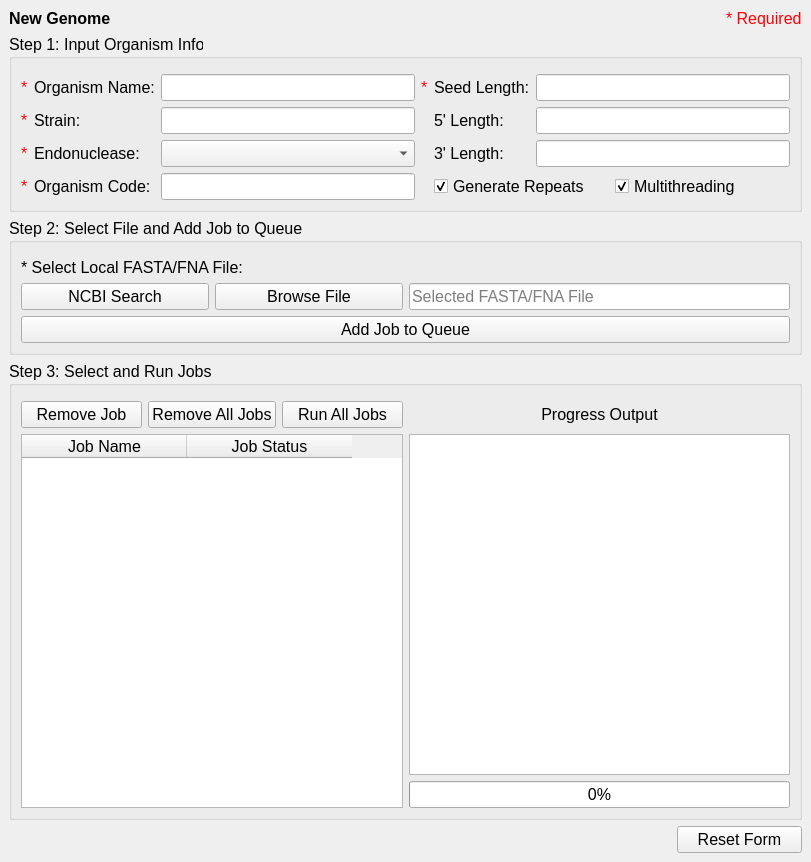
<?xml version="1.0" encoding="UTF-8"?>
<ui version="4.0">
 <class>MainWindow</class>
 <widget class="QMainWindow" name="MainWindow">
  <property name="geometry">
   <rect>
    <x>0</x>
    <y>0</y>
    <width>811</width>
    <height>862</height>
   </rect>
  </property>
  <property name="font">
   <font>
    <pointsize>12</pointsize>
   </font>
  </property>
  <property name="windowTitle">
   <string>MainWindow</string>
  </property>
  <widget class="QWidget" name="centralwidget">
   <layout class="QGridLayout" name="gridLayout_3">
    <item row="2" column="1" colspan="2">
     <widget class="QGroupBox" name="grpStep2">
      <property name="sizePolicy">
       <sizepolicy hsizetype="Expanding" vsizetype="Preferred">
        <horstretch>0</horstretch>
        <verstretch>0</verstretch>
       </sizepolicy>
      </property>
      <property name="minimumSize">
       <size>
        <width>0</width>
        <height>0</height>
       </size>
      </property>
      <property name="maximumSize">
       <size>
        <width>16777215</width>
        <height>16777215</height>
       </size>
      </property>
      <property name="styleSheet">
       <string notr="true"/>
      </property>
      <property name="title">
       <string>Step 2: Select File and Add Job to Queue</string>
      </property>
      <layout class="QGridLayout" name="gridLayout_4">
       <property name="topMargin">
        <number>15</number>
       </property>
       <item row="0" column="0">
        <layout class="QVBoxLayout" name="verticalLayout_5">
         <item>
          <widget class="QLabel" name="lblSelectLocalFile">
           <property name="sizePolicy">
            <sizepolicy hsizetype="Expanding" vsizetype="Fixed">
             <horstretch>0</horstretch>
             <verstretch>0</verstretch>
            </sizepolicy>
           </property>
           <property name="text">
            <string>&lt;html&gt;&lt;head/&gt;&lt;body&gt;&lt;p&gt;&lt;span style=&quot; color:#fc0107;&quot;&gt;* &lt;/span&gt;Select Local FASTA/FNA File:&lt;/p&gt;&lt;/body&gt;&lt;/html&gt;</string>
           </property>
          </widget>
         </item>
         <item>
          <layout class="QHBoxLayout" name="horizontalLayout">
           <item>
            <layout class="QHBoxLayout" name="horizontalLayout_10">
             <property name="sizeConstraint">
              <enum>QLayout::SetMinimumSize</enum>
             </property>
             <item>
              <widget class="QPushButton" name="pbtnNCBISearch">
               <property name="sizePolicy">
                <sizepolicy hsizetype="Expanding" vsizetype="Fixed">
                 <horstretch>0</horstretch>
                 <verstretch>0</verstretch>
                </sizepolicy>
               </property>
               <property name="minimumSize">
                <size>
                 <width>0</width>
                 <height>0</height>
                </size>
               </property>
               <property name="text">
                <string>NCBI Search</string>
               </property>
              </widget>
             </item>
             <item>
              <widget class="QPushButton" name="pbtnBrowseFile">
               <property name="sizePolicy">
                <sizepolicy hsizetype="Expanding" vsizetype="Fixed">
                 <horstretch>0</horstretch>
                 <verstretch>0</verstretch>
                </sizepolicy>
               </property>
               <property name="minimumSize">
                <size>
                 <width>0</width>
                 <height>0</height>
                </size>
               </property>
               <property name="text">
                <string>Browse File</string>
               </property>
              </widget>
             </item>
            </layout>
           </item>
           <item>
            <widget class="QLineEdit" name="ledSelectedFile">
             <property name="sizePolicy">
              <sizepolicy hsizetype="Expanding" vsizetype="Fixed">
               <horstretch>0</horstretch>
               <verstretch>0</verstretch>
              </sizepolicy>
             </property>
             <property name="inputMask">
              <string/>
             </property>
             <property name="text">
              <string/>
             </property>
             <property name="readOnly">
              <bool>true</bool>
             </property>
             <property name="placeholderText">
              <string>Selected FASTA/FNA File</string>
             </property>
            </widget>
           </item>
           <item>
            <layout class="QHBoxLayout" name="horizontalLayout_9">
             <property name="sizeConstraint">
              <enum>QLayout::SetMinimumSize</enum>
             </property>
            </layout>
           </item>
          </layout>
         </item>
         <item>
          <layout class="QHBoxLayout" name="horizontalLayout_11">
           <item>
            <widget class="QPushButton" name="pbtnAddJob">
             <property name="sizePolicy">
              <sizepolicy hsizetype="Minimum" vsizetype="Fixed">
               <horstretch>0</horstretch>
               <verstretch>0</verstretch>
              </sizepolicy>
             </property>
             <property name="minimumSize">
              <size>
               <width>0</width>
               <height>0</height>
              </size>
             </property>
             <property name="text">
              <string>Add Job to Queue</string>
             </property>
            </widget>
           </item>
          </layout>
         </item>
        </layout>
       </item>
      </layout>
     </widget>
    </item>
    <item row="1" column="1" colspan="2">
     <widget class="QGroupBox" name="grpStep1">
      <property name="sizePolicy">
       <sizepolicy hsizetype="Expanding" vsizetype="Preferred">
        <horstretch>0</horstretch>
        <verstretch>0</verstretch>
       </sizepolicy>
      </property>
      <property name="minimumSize">
       <size>
        <width>0</width>
        <height>0</height>
       </size>
      </property>
      <property name="maximumSize">
       <size>
        <width>16777215</width>
        <height>16777215</height>
       </size>
      </property>
      <property name="font">
       <font>
        <family>Arial</family>
        <pointsize>12</pointsize>
        <weight>50</weight>
        <italic>false</italic>
        <bold>false</bold>
       </font>
      </property>
      <property name="styleSheet">
       <string notr="true"/>
      </property>
      <property name="title">
       <string>Step 1: Input Organism Info</string>
      </property>
      <layout class="QGridLayout" name="gridLayout_2">
       <property name="topMargin">
        <number>15</number>
       </property>
       <item row="3" column="4" colspan="2">
        <layout class="QHBoxLayout" name="chkBoxLayout">
         <item>
          <widget class="QCheckBox" name="chckGenerateRepeats">
           <property name="sizePolicy">
            <sizepolicy hsizetype="Preferred" vsizetype="Fixed">
             <horstretch>0</horstretch>
             <verstretch>0</verstretch>
            </sizepolicy>
           </property>
           <property name="text">
            <string>Generate Repeats</string>
           </property>
           <property name="checked">
            <bool>true</bool>
           </property>
          </widget>
         </item>
         <item>
          <widget class="QCheckBox" name="chckMultithreading">
           <property name="sizePolicy">
            <sizepolicy hsizetype="Preferred" vsizetype="Fixed">
             <horstretch>0</horstretch>
             <verstretch>0</verstretch>
            </sizepolicy>
           </property>
           <property name="text">
            <string>Multithreading</string>
           </property>
           <property name="checked">
            <bool>true</bool>
           </property>
          </widget>
         </item>
        </layout>
       </item>
       <item row="1" column="0">
        <widget class="QLabel" name="lblRequiredStrain">
         <property name="text">
          <string>&lt;html&gt;&lt;head/&gt;&lt;body&gt;&lt;p&gt;&lt;span style=&quot; color:#fc0107;&quot;&gt;*&lt;/span&gt;&lt;/p&gt;&lt;/body&gt;&lt;/html&gt;</string>
         </property>
        </widget>
       </item>
       <item row="1" column="1">
        <widget class="QLabel" name="lblStrain">
         <property name="sizePolicy">
          <sizepolicy hsizetype="Maximum" vsizetype="Preferred">
           <horstretch>0</horstretch>
           <verstretch>0</verstretch>
          </sizepolicy>
         </property>
         <property name="toolTip">
          <string/>
         </property>
         <property name="text">
          <string>Strain:</string>
         </property>
        </widget>
       </item>
       <item row="2" column="2">
        <widget class="QComboBox" name="cmbEndonuclease">
         <property name="sizePolicy">
          <sizepolicy hsizetype="Expanding" vsizetype="Fixed">
           <horstretch>0</horstretch>
           <verstretch>0</verstretch>
          </sizepolicy>
         </property>
         <property name="maximumSize">
          <size>
           <width>16777215</width>
           <height>16777215</height>
          </size>
         </property>
        </widget>
       </item>
       <item row="3" column="1">
        <widget class="QLabel" name="lblOrganismCode">
         <property name="sizePolicy">
          <sizepolicy hsizetype="Minimum" vsizetype="Preferred">
           <horstretch>0</horstretch>
           <verstretch>0</verstretch>
          </sizepolicy>
         </property>
         <property name="toolTip">
          <string>The organism code is the manner in which CASPER will label its data files
and references for the organism you are importing here.</string>
         </property>
         <property name="text">
          <string>Organism Code:</string>
         </property>
        </widget>
       </item>
       <item row="0" column="1">
        <widget class="QLabel" name="lblOrganismName">
         <property name="sizePolicy">
          <sizepolicy hsizetype="Minimum" vsizetype="Preferred">
           <horstretch>0</horstretch>
           <verstretch>0</verstretch>
          </sizepolicy>
         </property>
         <property name="text">
          <string>Organism Name:</string>
         </property>
        </widget>
       </item>
       <item row="2" column="4">
        <widget class="QLabel" name="lblThreeLength">
         <property name="sizePolicy">
          <sizepolicy hsizetype="Preferred" vsizetype="Preferred">
           <horstretch>0</horstretch>
           <verstretch>0</verstretch>
          </sizepolicy>
         </property>
         <property name="toolTip">
          <string>&lt;html&gt;&lt;head/&gt;&lt;body&gt;&lt;p&gt;Length in nucleotides of gRNA sequence downstream (3')&lt;/p&gt;&lt;p&gt;of the seed.&lt;/p&gt;&lt;/body&gt;&lt;/html&gt;</string>
         </property>
         <property name="text">
          <string>3' Length:</string>
         </property>
        </widget>
       </item>
       <item row="0" column="2">
        <widget class="QLineEdit" name="ledOrganismName">
         <property name="maximumSize">
          <size>
           <width>16777215</width>
           <height>16777215</height>
          </size>
         </property>
        </widget>
       </item>
       <item row="2" column="1">
        <widget class="QLabel" name="lblEndonuclease">
         <property name="sizePolicy">
          <sizepolicy hsizetype="Maximum" vsizetype="Preferred">
           <horstretch>0</horstretch>
           <verstretch>0</verstretch>
          </sizepolicy>
         </property>
         <property name="toolTip">
          <string>The Cas endonuclease selected determines the gRNA
search parameters</string>
         </property>
         <property name="text">
          <string>Endonuclease:</string>
         </property>
        </widget>
       </item>
       <item row="3" column="2">
        <widget class="QLineEdit" name="ledOrganismCode">
         <property name="maximumSize">
          <size>
           <width>16777215</width>
           <height>16777215</height>
          </size>
         </property>
        </widget>
       </item>
       <item row="1" column="4">
        <widget class="QLabel" name="lblFiveLength">
         <property name="sizePolicy">
          <sizepolicy hsizetype="Maximum" vsizetype="Preferred">
           <horstretch>0</horstretch>
           <verstretch>0</verstretch>
          </sizepolicy>
         </property>
         <property name="toolTip">
          <string>&lt;html&gt;&lt;head/&gt;&lt;body&gt;&lt;p&gt;Length in nucleotides of gRNA sequence upstream (5')&lt;/p&gt;&lt;p&gt;of the seed.&lt;/p&gt;&lt;/body&gt;&lt;/html&gt;</string>
         </property>
         <property name="text">
          <string>5' Length:</string>
         </property>
        </widget>
       </item>
       <item row="0" column="5">
        <widget class="QLineEdit" name="ledSeedLength">
         <property name="maximumSize">
          <size>
           <width>16777215</width>
           <height>16777215</height>
          </size>
         </property>
         <property name="readOnly">
          <bool>true</bool>
         </property>
        </widget>
       </item>
       <item row="1" column="5">
        <widget class="QLineEdit" name="ledFiveLength">
         <property name="maximumSize">
          <size>
           <width>16777215</width>
           <height>16777215</height>
          </size>
         </property>
         <property name="readOnly">
          <bool>true</bool>
         </property>
        </widget>
       </item>
       <item row="2" column="0">
        <widget class="QLabel" name="lblRequiredEndonuclease">
         <property name="text">
          <string>&lt;html&gt;&lt;head/&gt;&lt;body&gt;&lt;p&gt;&lt;span style=&quot; color:#fc0107;&quot;&gt;*&lt;/span&gt;&lt;/p&gt;&lt;/body&gt;&lt;/html&gt;</string>
         </property>
        </widget>
       </item>
       <item row="0" column="3">
        <widget class="QLabel" name="lblRequiredSeedLength">
         <property name="text">
          <string>&lt;html&gt;&lt;head/&gt;&lt;body&gt;&lt;p&gt;&lt;span style=&quot; color:#fc0107;&quot;&gt;*&lt;/span&gt;&lt;/p&gt;&lt;/body&gt;&lt;/html&gt;</string>
         </property>
        </widget>
       </item>
       <item row="2" column="5">
        <widget class="QLineEdit" name="ledThreeLength">
         <property name="maximumSize">
          <size>
           <width>16777215</width>
           <height>16777215</height>
          </size>
         </property>
         <property name="readOnly">
          <bool>true</bool>
         </property>
        </widget>
       </item>
       <item row="3" column="0">
        <widget class="QLabel" name="lblRequiredOrganismCode">
         <property name="text">
          <string>&lt;html&gt;&lt;head/&gt;&lt;body&gt;&lt;p&gt;&lt;span style=&quot; color:#fc0107;&quot;&gt;*&lt;/span&gt;&lt;/p&gt;&lt;/body&gt;&lt;/html&gt;</string>
         </property>
        </widget>
       </item>
       <item row="1" column="2">
        <widget class="QLineEdit" name="ledStrain">
         <property name="maximumSize">
          <size>
           <width>16777215</width>
           <height>16777215</height>
          </size>
         </property>
        </widget>
       </item>
       <item row="0" column="4">
        <widget class="QLabel" name="lblSeedLength">
         <property name="sizePolicy">
          <sizepolicy hsizetype="Preferred" vsizetype="Preferred">
           <horstretch>0</horstretch>
           <verstretch>0</verstretch>
          </sizepolicy>
         </property>
         <property name="toolTip">
          <string>&lt;html&gt;&lt;head/&gt;&lt;body&gt;&lt;p&gt;The length in nucleotides of the region of gRNA most crucial&lt;/p&gt;&lt;p&gt;for gRNA binding. CASPER uses this value to find repeated&lt;/p&gt;&lt;p&gt;gRNA sequences.&lt;/p&gt;&lt;/body&gt;&lt;/html&gt;</string>
         </property>
         <property name="text">
          <string>Seed Length:</string>
         </property>
        </widget>
       </item>
       <item row="0" column="0">
        <widget class="QLabel" name="lblRequiredOrganismName">
         <property name="text">
          <string>&lt;html&gt;&lt;head/&gt;&lt;body&gt;&lt;p&gt;&lt;span style=&quot; color:#fc0107;&quot;&gt;*&lt;/span&gt;&lt;/p&gt;&lt;/body&gt;&lt;/html&gt;</string>
         </property>
        </widget>
       </item>
      </layout>
     </widget>
    </item>
    <item row="4" column="1" colspan="2">
     <layout class="QHBoxLayout" name="horizontalLayout_5">
      <item alignment="Qt::AlignRight">
       <widget class="QPushButton" name="pbtnResetForm">
        <property name="sizePolicy">
         <sizepolicy hsizetype="Minimum" vsizetype="Fixed">
          <horstretch>0</horstretch>
          <verstretch>0</verstretch>
         </sizepolicy>
        </property>
        <property name="minimumSize">
         <size>
          <width>125</width>
          <height>0</height>
         </size>
        </property>
        <property name="maximumSize">
         <size>
          <width>16777215</width>
          <height>16777215</height>
         </size>
        </property>
        <property name="text">
         <string>Reset Form</string>
        </property>
       </widget>
      </item>
     </layout>
    </item>
    <item row="0" column="1">
     <widget class="QLabel" name="lblWindowHeading">
      <property name="minimumSize">
       <size>
        <width>0</width>
        <height>0</height>
       </size>
      </property>
      <property name="maximumSize">
       <size>
        <width>16777215</width>
        <height>50</height>
       </size>
      </property>
      <property name="font">
       <font>
        <family>Arial</family>
        <pointsize>12</pointsize>
        <weight>75</weight>
        <italic>false</italic>
        <bold>true</bold>
       </font>
      </property>
      <property name="styleSheet">
       <string notr="true"/>
      </property>
      <property name="text">
       <string>New Genome</string>
      </property>
      <property name="scaledContents">
       <bool>false</bool>
      </property>
     </widget>
    </item>
    <item row="3" column="1" colspan="2">
     <widget class="QGroupBox" name="Step3">
      <property name="sizePolicy">
       <sizepolicy hsizetype="Expanding" vsizetype="Preferred">
        <horstretch>0</horstretch>
        <verstretch>0</verstretch>
       </sizepolicy>
      </property>
      <property name="minimumSize">
       <size>
        <width>0</width>
        <height>0</height>
       </size>
      </property>
      <property name="maximumSize">
       <size>
        <width>16777215</width>
        <height>16777215</height>
       </size>
      </property>
      <property name="font">
       <font>
        <family>Arial</family>
        <pointsize>12</pointsize>
        <weight>50</weight>
        <italic>false</italic>
        <bold>false</bold>
       </font>
      </property>
      <property name="styleSheet">
       <string notr="true"/>
      </property>
      <property name="title">
       <string>Step 3: Select and Run Jobs</string>
      </property>
      <layout class="QGridLayout" name="gridLayout_8">
       <property name="topMargin">
        <number>15</number>
       </property>
       <item row="0" column="0">
        <layout class="QHBoxLayout" name="horizontalLayout_6">
         <item>
          <layout class="QHBoxLayout" name="horizontalLayout_8">
           <item>
            <widget class="QPushButton" name="pbtnRemoveJob">
             <property name="sizePolicy">
              <sizepolicy hsizetype="Expanding" vsizetype="Fixed">
               <horstretch>0</horstretch>
               <verstretch>0</verstretch>
              </sizepolicy>
             </property>
             <property name="minimumSize">
              <size>
               <width>0</width>
               <height>0</height>
              </size>
             </property>
             <property name="text">
              <string>Remove Job</string>
             </property>
            </widget>
           </item>
           <item>
            <widget class="QPushButton" name="pbtnRemoveAllJobs">
             <property name="sizePolicy">
              <sizepolicy hsizetype="Expanding" vsizetype="Fixed">
               <horstretch>0</horstretch>
               <verstretch>0</verstretch>
              </sizepolicy>
             </property>
             <property name="minimumSize">
              <size>
               <width>0</width>
               <height>0</height>
              </size>
             </property>
             <property name="text">
              <string>Remove All Jobs</string>
             </property>
            </widget>
           </item>
           <item>
            <widget class="QPushButton" name="pbtnRunAllJobs">
             <property name="sizePolicy">
              <sizepolicy hsizetype="Expanding" vsizetype="Fixed">
               <horstretch>0</horstretch>
               <verstretch>0</verstretch>
              </sizepolicy>
             </property>
             <property name="minimumSize">
              <size>
               <width>0</width>
               <height>0</height>
              </size>
             </property>
             <property name="text">
              <string>Run All Jobs</string>
             </property>
            </widget>
           </item>
          </layout>
         </item>
         <item>
          <layout class="QHBoxLayout" name="horizontalLayout_7">
           <item>
            <widget class="QLabel" name="lblProgressOutput">
             <property name="sizePolicy">
              <sizepolicy hsizetype="Expanding" vsizetype="Fixed">
               <horstretch>0</horstretch>
               <verstretch>0</verstretch>
              </sizepolicy>
             </property>
             <property name="text">
              <string>Progress Output</string>
             </property>
             <property name="alignment">
              <set>Qt::AlignCenter</set>
             </property>
            </widget>
           </item>
          </layout>
         </item>
        </layout>
       </item>
       <item row="1" column="0">
        <layout class="QHBoxLayout" name="horizontalLayout_2">
         <item>
          <layout class="QVBoxLayout" name="verticalLayout_3">
           <item>
            <widget class="QTableWidget" name="tableJobs">
             <property name="sizePolicy">
              <sizepolicy hsizetype="Expanding" vsizetype="Expanding">
               <horstretch>0</horstretch>
               <verstretch>0</verstretch>
              </sizepolicy>
             </property>
             <property name="minimumSize">
              <size>
               <width>0</width>
               <height>0</height>
              </size>
             </property>
             <property name="maximumSize">
              <size>
               <width>16777215</width>
               <height>16777215</height>
              </size>
             </property>
             <attribute name="horizontalHeaderDefaultSectionSize">
              <number>165</number>
             </attribute>
             <attribute name="horizontalHeaderMinimumSectionSize">
              <number>50</number>
             </attribute>
             <column>
              <property name="text">
               <string>Job Name</string>
              </property>
             </column>
             <column>
              <property name="text">
               <string>Job Status</string>
              </property>
             </column>
            </widget>
           </item>
          </layout>
         </item>
         <item>
          <layout class="QVBoxLayout" name="verticalLayout">
           <item>
            <layout class="QHBoxLayout" name="horizontalLayout_4">
             <property name="sizeConstraint">
              <enum>QLayout::SetDefaultConstraint</enum>
             </property>
             <item>
              <widget class="QTextBrowser" name="txtbrowserJobsProgressOutput">
               <property name="sizePolicy">
                <sizepolicy hsizetype="Expanding" vsizetype="Expanding">
                 <horstretch>0</horstretch>
                 <verstretch>0</verstretch>
                </sizepolicy>
               </property>
               <property name="minimumSize">
                <size>
                 <width>0</width>
                 <height>0</height>
                </size>
               </property>
               <property name="verticalScrollBarPolicy">
                <enum>Qt::ScrollBarAsNeeded</enum>
               </property>
               <property name="horizontalScrollBarPolicy">
                <enum>Qt::ScrollBarAsNeeded</enum>
               </property>
               <property name="sizeAdjustPolicy">
                <enum>QAbstractScrollArea::AdjustIgnored</enum>
               </property>
               <property name="lineWrapMode">
                <enum>QTextEdit::NoWrap</enum>
               </property>
              </widget>
             </item>
            </layout>
           </item>
           <item>
            <widget class="QProgressBar" name="progbarJobs">
             <property name="minimumSize">
              <size>
               <width>0</width>
               <height>0</height>
              </size>
             </property>
             <property name="value">
              <number>0</number>
             </property>
            </widget>
           </item>
          </layout>
         </item>
        </layout>
       </item>
      </layout>
     </widget>
    </item>
    <item row="0" column="2" alignment="Qt::AlignRight">
     <widget class="QLabel" name="lblRequired">
      <property name="maximumSize">
       <size>
        <width>16777215</width>
        <height>33</height>
       </size>
      </property>
      <property name="text">
       <string>&lt;html&gt;&lt;head/&gt;&lt;body&gt;&lt;p&gt;&lt;span style=&quot; color:#fc0107;&quot;&gt;* Required&lt;/span&gt;&lt;/p&gt;&lt;/body&gt;&lt;/html&gt;</string>
      </property>
     </widget>
    </item>
   </layout>
  </widget>
  <action name="visit_repo">
   <property name="text">
    <string>Visit Repository</string>
   </property>
  </action>
  <action name="go_ncbi">
   <property name="text">
    <string>Go to NCBI</string>
   </property>
  </action>
  <action name="actionUpload_New_Endonuclease">
   <property name="text">
    <string>Define New Endonuclease</string>
   </property>
  </action>
 </widget>
 <tabstops>
  <tabstop>ledOrganismName</tabstop>
  <tabstop>ledStrain</tabstop>
  <tabstop>cmbEndonuclease</tabstop>
  <tabstop>ledOrganismCode</tabstop>
  <tabstop>ledSeedLength</tabstop>
  <tabstop>ledFiveLength</tabstop>
  <tabstop>ledThreeLength</tabstop>
  <tabstop>chckGenerateRepeats</tabstop>
  <tabstop>chckMultithreading</tabstop>
  <tabstop>pbtnNCBISearch</tabstop>
  <tabstop>pbtnBrowseFile</tabstop>
  <tabstop>ledSelectedFile</tabstop>
  <tabstop>pbtnRemoveJob</tabstop>
  <tabstop>pbtnRemoveAllJobs</tabstop>
  <tabstop>pbtnRunAllJobs</tabstop>
  <tabstop>tableJobs</tabstop>
  <tabstop>txtbrowserJobsProgressOutput</tabstop>
 </tabstops>
 <resources/>
 <connections/>
</ui>
